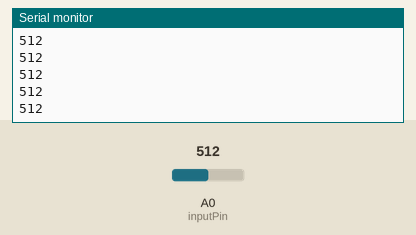
This sketch was run on a simulated Arduino Uno, built with avr-gcc and run on an emulated ATmega328P. On the bench: the last lines printed to the serial monitor. The inputs (shaded band) are chosen by the test bench; at power-on: A0 (inputPin) = 512.

Above: at 1.2 s.
1.3 s: A0 (inputPin) set to 716
At 1.31 s:
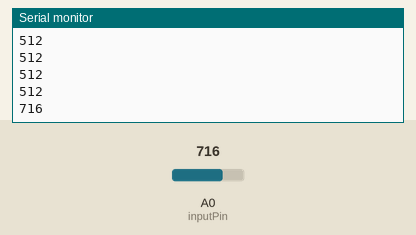
2.8 s: A0 (inputPin) set to 900
At 2.81 s:
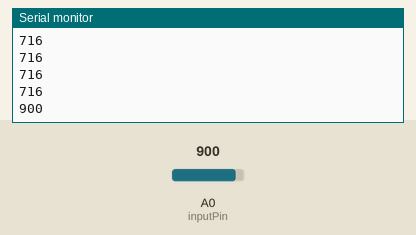
Timing chart, 0 to 5.8 s (numbered marks = the images above; inputs shaded):
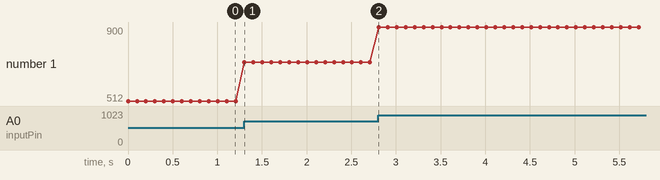

Measured:
- after the input at 1.3 s, the serial monitor: prints a new line at once (image 1)
- after the input at 2.8 s, the serial monitor: prints a new line at once (image 2)
- plotted number 1: 512 → 716 after the input at 1.3 s, 716 → 900 after the input at 2.8 s

The sketch:

UNO_R3_IR.ino
```cpp
const int inputPin = A0; // Pin connected to the IR receiver
void setup() {
  Serial.begin(9600); // Start serial communication at 9600 baud rate
}
void loop() {
  int sensorValue = analogRead(inputPin); // Read the value from the IR receiver
  Serial.println(sensorValue); // Print the value to the serial monitor
  delay(100); // Delay for a short period before the next reading
}
```
